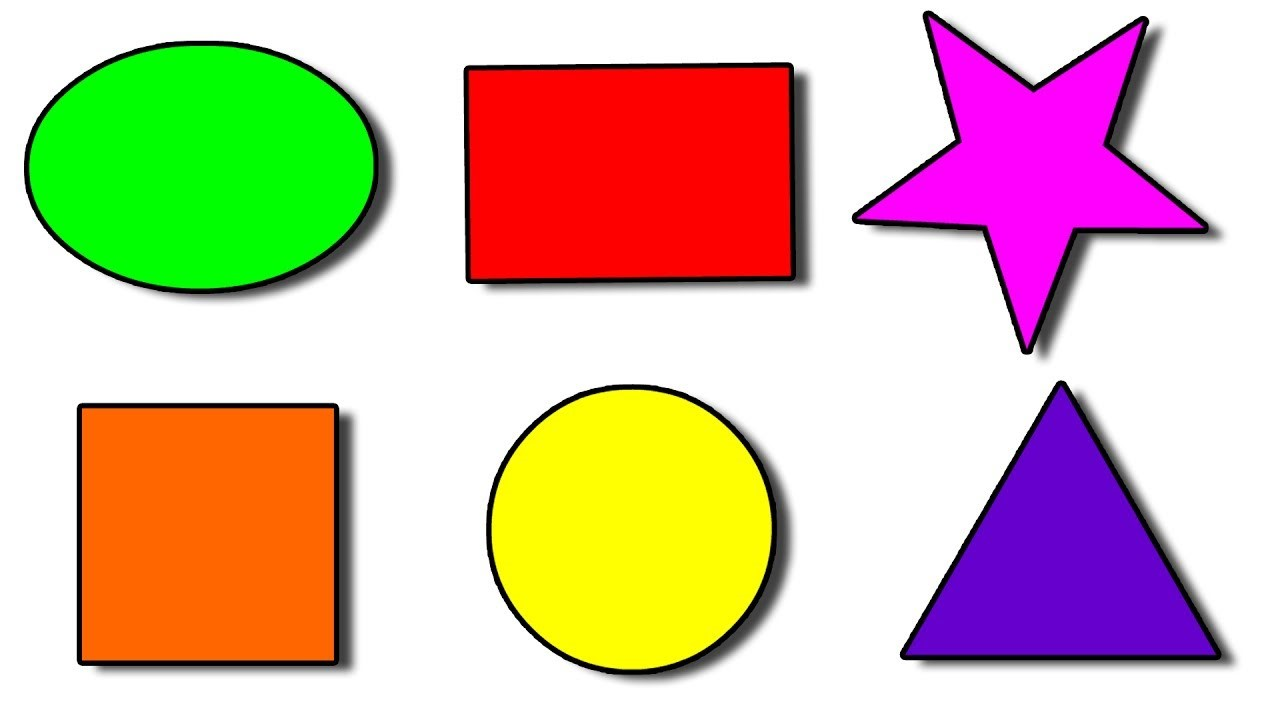
#> input picture media/shapes.jpg, 1280 x 720 px
$ python imgconverter.py ../media/shapes.jpg 5 3
#> lines starting #> are read from the running program, lines starting #| are printed output that depends on the picture; after the words box and inside, x2 and y2 are one past the last pixel; in counts of white or black regions, pixels touching at a corner belong together
from PIL import Image
import numpy as np
from sklearn.cluster import KMeans
import os

BLOCK_SIZE = 8
NUM_CHARS = 32
SCREEN_COLS = 32
SCREEN_ROWS = 24

def image_to_monochrome(path):
    # Convert to grayscale and dither
#> called with path = '../media/shapes.jpg'
    img = Image.open(path).convert('L')
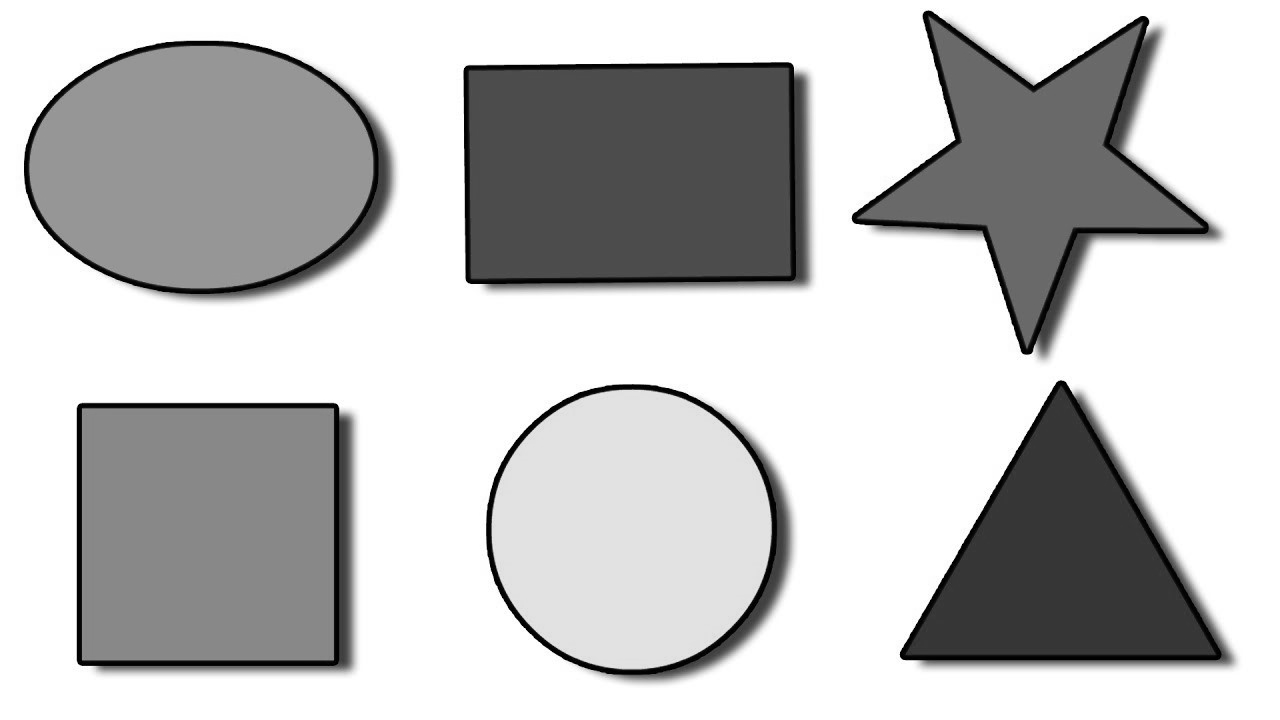
#> img: PIL image 1280x720 L; min 0, max 255, mean 194.2
    img = img.resize((SCREEN_COLS*BLOCK_SIZE, SCREEN_ROWS*BLOCK_SIZE), Image.LANCZOS)
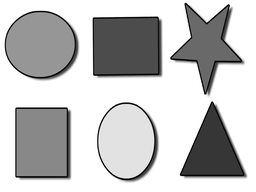
#> img: PIL image 256x192 L; min 0, max 255, mean 194.1
    img = img.convert('1')
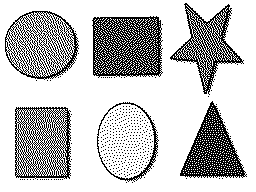
#> img: PIL image 256x192 1; 76.3% white; black in thin lines or dots, all inside (x1, y1, x2, y2) = (5, 3, 247, 183)
    return np.array(img, dtype=np.uint8)

def split_blocks(img):
    h_blocks = img.shape[0] // BLOCK_SIZE
#> h_blocks = 24
    w_blocks = img.shape[1] // BLOCK_SIZE
#> w_blocks = 32
    blocks = []
    for by in range(h_blocks):
        for bx in range(w_blocks):
            block = img[by*BLOCK_SIZE:(by+1)*BLOCK_SIZE, bx*BLOCK_SIZE:(bx+1)*BLOCK_SIZE]
            blocks.append(block)
#> after the loop, blocks = 768 items
    return blocks, h_blocks, w_blocks

def flatten_blocks(blocks):
    return np.array([blk.flatten() for blk in blocks], dtype=np.float32)

def map_blocks_to_chars(blocks, cluster_centers):
    ascii_map = []
    for blk in blocks:
        blk_flat = blk.flatten()
        distances = np.sum((cluster_centers - blk_flat)**2, axis=1)
        idx = np.argmin(distances)
        ascii_map.append(idx)
    return ascii_map

def render_image(blocks_map, cluster_centers, h_blocks, w_blocks):
    img_h = h_blocks * BLOCK_SIZE
    img_w = w_blocks * BLOCK_SIZE
    out_img = np.zeros((img_h, img_w), dtype=np.uint8)

    # Convert cluster centers to 0/255 pixels
    char_blocks = []
    for c in cluster_centers:
        blk = (c.reshape(BLOCK_SIZE, BLOCK_SIZE) > 0.5).astype(np.uint8) * 255
        char_blocks.append(blk)

    # Render each block
    for by in range(h_blocks):
        for bx in range(w_blocks):
            idx = by * w_blocks + bx
            char_idx = blocks_map[idx]
            out_img[by*BLOCK_SIZE:(by+1)*BLOCK_SIZE,
                    bx*BLOCK_SIZE:(bx+1)*BLOCK_SIZE] = char_blocks[char_idx]
    return Image.fromarray(out_img, mode='L')

from itertools import groupby

def rle(data):
    return [(key, len(list(group))) for key, group in groupby(data)]

def split_rle_runs_to_rows(rle_runs, row_width=32):
    rows = []
    current_row = []
    cols = 0

    for code, count in rle_runs:
        while count > 0:
            space_left = row_width - cols
            use = min(count, space_left)
            current_row.append((code, use))
            cols += use
            count -= use

            if cols == row_width:
                rows.append(current_row)
                current_row = []
                cols = 0

    if current_row:
        rows.append(current_row)

    return rows

def generate_bigimg_data(cluster_centers, blocks_map, h_blocks, w_blocks, fn, start_hex=0x80):
    char_hex_map = {}
    for i, c in enumerate(cluster_centers):
        blk = (c.reshape(8,8) > 0.5).astype(int)
        hex_rows = []
        for row in blk:
            byte = 0
            for bit in row:
                byte = (byte << 1) | bit
            hex_rows.append(f"{byte:02X}")
        char_hex_map[start_hex + i] = ''.join(hex_rows)

    bigimg_data = [f'DATA "BIGIMG", {NUM_CHARS}, "{fn}"']
    for code in range(start_hex, start_hex + NUM_CHARS):
        bigimg_data.append(f'DATA "{char_hex_map[code]}"')

    flat_codes = [start_hex + blocks_map[by * w_blocks + bx]
                  for by in range(h_blocks)
                  for bx in range(w_blocks)]

    rle_runs = rle(flat_codes)

    row_aligned_runs = split_rle_runs_to_rows(rle_runs, row_width=w_blocks)

    for row in row_aligned_runs:
        line_buffer = []
        line_length = 0
        for code, count in row:
            entry = f"{code},{count}"
            add_len = len(entry) + (1 if line_buffer else 0)
            if line_length + add_len > 76:
                bigimg_data.append('DATA ' + ','.join(line_buffer))
                line_buffer = [entry]
                line_length = len(entry)
            else:
                if line_buffer:
                    line_length += 1  # comma
                line_buffer.append(entry)
                line_length += len(entry)
        if line_buffer:
            bigimg_data.append('DATA ' + ','.join(line_buffer))

    return bigimg_data


if __name__ == "__main__":
    import sys
    if len(sys.argv) < 3:
        print("Usage: python3 imgconverter.py [image] [basic start line] num_chars?")
        sys.exit(1)

    basic_start_line = int(sys.argv[2])
    if len(sys.argv) >= 4:
        NUM_CHARS=int(sys.argv[3])

    img = image_to_monochrome(sys.argv[1])
    blocks, h_blocks, w_blocks = split_blocks(img)
#> blocks = 768 items; h_blocks = 24; w_blocks = 32
    blocks_flat = flatten_blocks(blocks)
#> in flatten_blocks, `return np.array([blk.flatten() for blk in blocks], dtype=np.float32)`:
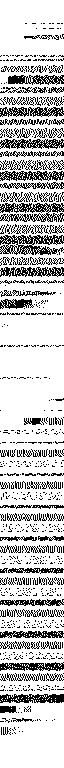
#> returned value: shape (768, 64) float32; values 0 (black) and 1 (white), 76.3% white; black in thin lines or dots

    # K-means to find the best NUM_CHARS characters
    kmeans = KMeans(n_clusters=NUM_CHARS, random_state=0, n_init=10)
    kmeans.fit(blocks_flat)
    cluster_centers = kmeans.cluster_centers_

    # Map each block to nearest cluster
    blocks_map = map_blocks_to_chars(blocks, cluster_centers)
#> the loop in map_blocks_to_chars, `for blk in blocks:` made 768 passes
#> (distances, idx) on passes 1 to 3: ([0.0778, 11.73, 32.05], 0), ([0.0778, 11.73, 32.05], 0), ([0.0778, 11.73, 32.05], 0)
#> after the loop in map_blocks_to_chars, `for blk in blocks:`: ascii_map = 768 values, max 2 at index 60, min 0 at index 0, mean 0.568
#> blocks_map has the same summary as ascii_map in map_blocks_to_chars

    # Render
    out_img = render_image(blocks_map, cluster_centers, h_blocks, w_blocks)
#> in render_image, `img_h = h_blocks * BLOCK_SIZE`: img_h = 192
#> in render_image, `img_w = w_blocks * BLOCK_SIZE`: img_w = 256
#> after the loop in render_image, `for by in range(h_blocks):`:
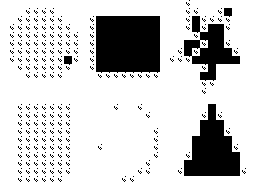
#> out_img: shape (192, 256); 81.5% white; 376 black regions (371 under 20 px), largest, box (x1, y1, x2, y2) and area: (96, 16, 160, 73) 3592, (184, 104, 240, 176) 2432, (184, 16, 240, 81) 1607, (224, 8, 232, 17) 65, (64, 56, 72, 65) 65
    out_img.show()

    data_lines = generate_bigimg_data(cluster_centers, blocks_map, h_blocks, w_blocks, os.path.basename(sys.argv[1]))
#> in generate_bigimg_data, `flat_codes = [start_hex + blocks_map[by * w_blocks + bx] for by in ran..`: flat_codes = 768 values, max 130 at index 60, min 128 at index 0, mean 128.6
#> in generate_bigimg_data, `rle_runs = rle(flat_codes)`: rle_runs = 154 pairs, first value 128 to 130, second value 1 to 47
#> the loop in split_rle_runs_to_rows, `for code, count in rle_runs:` made 154 passes
#> code on passes 1 to 3: 128, 129, 128
#> after the loop in split_rle_runs_to_rows, `for code, count in rle_runs:`: cols = 0; current_row = []; rows = 24 items
#> the loop in generate_bigimg_data, `for row in row_aligned_runs:` made 24 passes
#> row on passes 1, 11, 12, 13, 16, 23, 24: [(128, 23), (129, 1), (128, 8)], [(128, 25), (129, 2), (128, 5)], [(128, 25), (129, 1), (128, 6)], [(128, 32)], [(128, 2), (129, 7), (128, 16), (130, 3), (128, 4)], [(128, 2), (129, 6), (128, 7), (129, 2), (128, 15)], [(128, 32)]
#> after the loop in generate_bigimg_data, `for row in row_aligned_runs:`: bigimg_data = 28 items
    with open(sys.argv[1][:sys.argv[1].rindex(".")] + ".bas", "w") as file:
        file.writelines([f"{basic_start_line + i} {line}\n" for i, line in enumerate(data_lines)])
